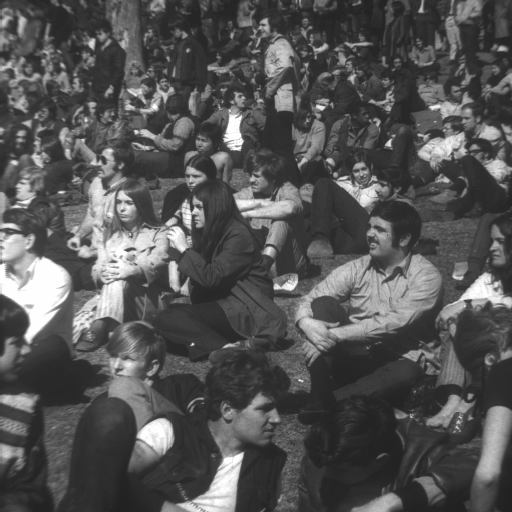
#> input picture dataset/crowd.bmp, 512 x 512 px
$ python encryption.py   (Python 2 division)   (older library calls are emulated)
#> lines starting #> are read from the running program, lines starting #| are printed output that depends on the picture
import cv2
import numpy as np
from random import randint

#Extracting the image and printing the pixels
img = cv2.imread("dataset/crowd.bmp", 0)
#> img is the input picture: shape (512, 512); min 31, max 254, mean 84.7

#storing pixels of image in an array
pixel = np.zeros((img.shape[0],img.shape[1],8),dtype=np.int)
for i in range(img.shape[0]):
    for j in range(img.shape[1]):
        for k in range(8):
            pixel[i,j,k] = int((img[i,j]/(2**k))%2)

#The encryption key
e_key = 16
divide = e_key*2

#Encrypting the image
encr_img = np.zeros((img.shape[0],img.shape[1]),dtype=np.int)
for i in range(img.shape[0]/divide):
    for j in range(img.shape[1]/divide):
        for k in range(e_key):
            for l in range(e_key):
                encr_img[(divide*i)+k+e_key,(divide*j)+l+e_key] = img[(divide*i)+k,(divide*j)+l]
                encr_img[(divide*i)+k+e_key,(divide*j)+l] = img[(divide*i)+k,(divide*j)+l+e_key]
                encr_img[(divide*i)+k,(divide*j)+l+e_key] = img[(divide*i)+k+e_key,(divide*j)+l]
                encr_img[(divide*i)+k,(divide*j)+l] = img[(divide*i)+k+e_key,(divide*j)+l+e_key]
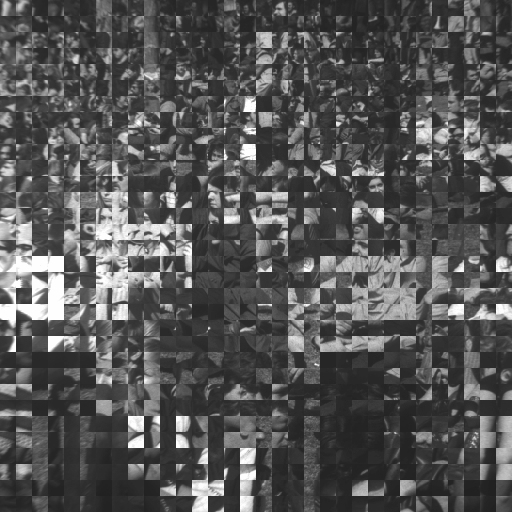
#> encr_img: shape (512, 512) int64; min 31, max 254, mean 84.7

#cv2.imwrite('encrypted_img.bmp',encr_img)

encr_pixel = np.zeros((img.shape[0],img.shape[1],8),dtype=np.int)
for i in range(img.shape[0]):
    for j in range(img.shape[1]):
        for k in range(8):
            encr_pixel[i,j,k] = int((encr_img[i,j]/(2**k))%2)

#difference between bits
diff = np.zeros((img.shape[0]/2,img.shape[1]/2,3),dtype=np.int)
for i in range(0,img.shape[0],2):
    for j in range(0,img.shape[1],2):
        diff[i/2,j/2,0] = encr_img[i,j+1] - encr_img[i,j]
        diff[i/2,j/2,1] = encr_img[i+1,j] - encr_img[i,j]
        diff[i/2,j/2,2] = encr_img[i+1,j+1] - encr_img[i,j]
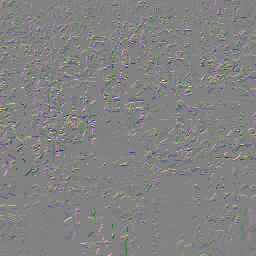
#> diff: shape (256, 256, 3) int64; mean of channels 0, 1, 2 -0.1, 0, 0; drawn with min black and max white

#RLC compression
rlc = np.zeros((img.shape[0]/2,img.shape[1]/2,3,2), dtype=np.int)
for i in range(img.shape[0]/2):
    for j in range(img.shape[1]/2):
        loopcount = 0
        for k in range(3):
            if (diff[i,j,k]!=0):
                count = 0
                index = k-1
                while (diff[i,j,index]==0 and index>=0):
                    count += 1
                    index -= 1
                rlc[i,j,loopcount,0]=count
                rlc[i,j,loopcount,1]=diff[i,j,k]
                loopcount += 1

#huffman table
huffman_code_length = np.zeros((3,11),dtype=np.int)
huffman_table = np.chararray((3,11),itemsize=16)

huffman_code_length[0,0] = 4
huffman_code_length[0,1] = 2
huffman_code_length[0,2] = 2
huffman_code_length[0,3] = 3
huffman_code_length[0,4] = 4
huffman_code_length[0,5] = 5
huffman_code_length[0,6] = 7
huffman_code_length[0,7] = 8
huffman_code_length[0,8] = 10
huffman_code_length[0,9] = 16
huffman_code_length[0,10] = 16
huffman_code_length[1,1] = 4
huffman_code_length[1,2] = 5
huffman_code_length[1,3] = 7
huffman_code_length[1,4] = 9
huffman_code_length[1,5] = 11
huffman_code_length[1,6] = 16
huffman_code_length[1,7] = 16
huffman_code_length[1,8] = 16
huffman_code_length[1,9] = 16
huffman_code_length[1,10] = 16
huffman_code_length[2,1] = 5
huffman_code_length[2,2] = 8
huffman_code_length[2,3] = 10
huffman_code_length[2,4] = 12
huffman_code_length[2,5] = 16
huffman_code_length[2,6] = 16
huffman_code_length[2,7] = 16
huffman_code_length[2,8] = 16
huffman_code_length[2,9] = 16
huffman_code_length[2,10] = 16

huffman_table[0,0] = '1010'
huffman_table[0,1] = '00'
huffman_table[0,2] = '01'
huffman_table[0,3] = '100'
huffman_table[0,4] = '1011'
huffman_table[0,5] = '11010'
huffman_table[0,6] = '1111000'
huffman_table[0,7] = '11111000'
huffman_table[0,8] = '1111110110'
huffman_table[0,9] = '1111111110000010'
huffman_table[0,10] = '1111111110000011'
huffman_table[1,1] = '1100'
huffman_table[1,2] = '11011'
huffman_table[1,3] = '1111001'
huffman_table[1,4] = '111110110'
huffman_table[1,5] = '11111110110'
huffman_table[1,6] = '1111111110000100'
huffman_table[1,7] = '1111111110000101'
huffman_table[1,8] = '1111111110000110'
huffman_table[1,9] = '1111111110000111'
huffman_table[1,10] = '1111111110001000'
huffman_table[2,1] = '11100'
huffman_table[2,2] = '11111001'
huffman_table[2,3] = '1111110111'
huffman_table[2,4] = '111111110100'
huffman_table[2,5] = '1111111110001001'
huffman_table[2,6] = '1111111110001010'
huffman_table[2,7] = '1111111110001011'
huffman_table[2,8] = '1111111110001100'
huffman_table[2,9] = '1111111110001101'
huffman_table[2,10] = '1111111110001110'

#huffman coding
huffman = np.chararray((img.shape[0]/2,img.shape[1]/2),itemsize=50)
huffman_length = np.zeros((img.shape[0]/2,img.shape[1]/2),dtype=np.int)
threshold_set = np.zeros((img.shape[0]/2,img.shape[1]/2),dtype=np.int)
l_threshold = 0
m_threshold = 0
rlc_sign_len = 0
for i in range(img.shape[0]/2):
    for j in range(img.shape[1]/2):
        if (rlc[i,j,0,1]>10 or rlc[i,j,1,1]>10 or rlc[i,j,2,1]>10 or rlc[i,j,0,1]<-10 or rlc[i,j,1,1]<-10 or rlc[i,j,2,1]<-10):
            m_threshold += 1
            threshold_set[i,j] = 0
        else:
            huffman[i,j] = ""
            huffman_length[i,j] = 0
            index = 0
            count1 = 0
            while (index<=2 and rlc[i,j,index,1]!=0):
#> (the run stopped early here; a loop or call above may not have finished)

$ run again, with dataset/1.1.01.tiff saved as dataset/crowd.bmp
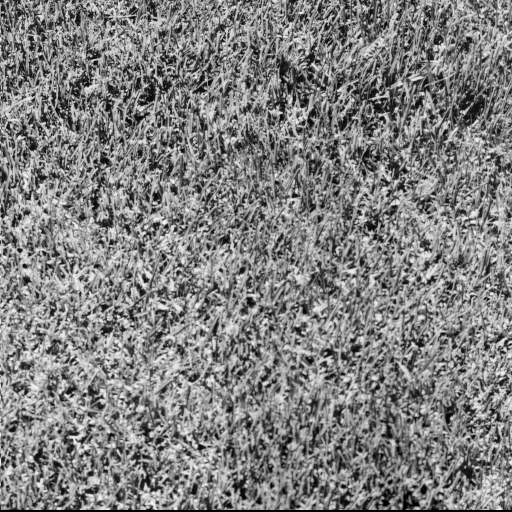
#> input picture dataset/1.1.01.tiff, 512 x 512 px
#> img is the input picture: shape (512, 512); min 0, max 247, mean 128.7
#> after the loop `for i in range(img.shape[0]/divide):`:
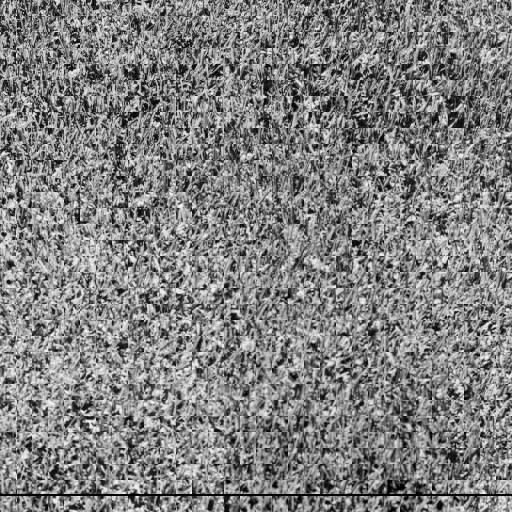
#> encr_img: shape (512, 512) int64; min 0, max 247, mean 128.7
#> after the loop `for i in range(0,img.shape[0],2):`:
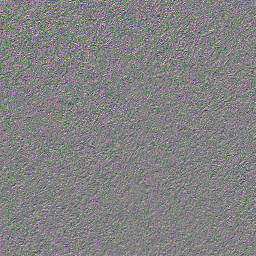
#> diff: shape (256, 256, 3) int64; mean of channels 0, 1, 2 0, 0, 0; drawn with min black and max white
